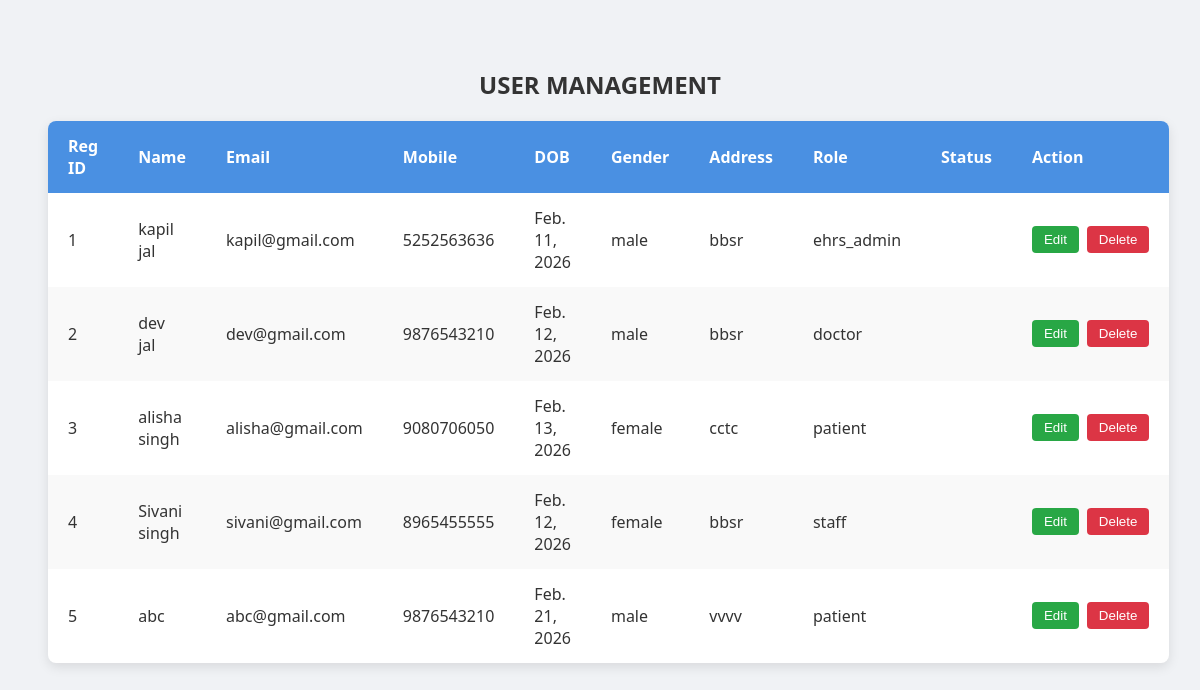
The page /ehrs_admin/viewdata/ on the database its author committed.
### REGISTER/models.py (models this page shows, shortened)
class Register_Master(models.Model):
    Reg_id=models.AutoField(primary_key=True)
    Name=models.CharField(max_length=30)
    Email=models.CharField(max_length=30,unique=True)
    Mobile=models.CharField(max_length=30)
    Password=models.CharField(max_length=40)
    Dob=models.DateField()
    Gender=models.CharField(max_length=10)
    Address=models.CharField(max_length=100)
    Role_name=models.CharField(max_length=30)
    created_at = models.DateTimeField(default=timezone.now)

### EHRS_admin/views.py (the view, shortened to what this page needs)
# urls.py: path('viewdata/',views.viewdata,name="viewdata"),
def viewdata(request):
    ob=Register_Master.objects.all()
    return render(request,"viewdata.html",{'data':ob})

### EHRS_admin/templates/viewdata.html (shortened to what this page needs)
<!DOCTYPE html>
<html lang="en">
<head>
</head>
<body>
    <h2 style="text-align:center; color:#333; margin-bottom: 20px;">USER MANAGEMENT</h2>
    <table>
        <thead>
            <tr>
                <th>Reg ID</th>
                <th>Name</th>
                <th>Email</th>
                <th>Mobile</th>
                <th>DOB</th>
                <th>Gender</th>
                <th>Address</th>
                <th>Role</th>
                <th>Status</th>
                <th>Action</th>
            </tr>
        </thead>
        <tbody>
            {% for user in data %}
            <form method="post">
                <tr>
                    <td>{{ user.Reg_id }}</td>
                    <td>{{ user.Name }}</td>
                    <td>{{ user.Email }}</td>
                    <td>{{ user.Mobile }}</td>
                    <td>{{ user.Dob }}</td>
                    <td>{{ user.Gender }}</td>
                    <td>{{ user.Address }}</td>
                    <td>{{ user.Role_name }}</td>
                    <td>{{ user.Status }}</td>
                    <td>
                        <div class="action-buttons">
                            <input type="submit" value="Edit" name="btn">
                            <input type="submit" value="Delete" name="btn">
                        </div>
                    </td>
                </tr>
            </form>
            {% endfor %}
        </tbody>
    </table>
</body>
</html>

### EHRS_admin/templates/viewdata.html (style rules this page uses)
body { font-family: 'Segoe UI', Tahoma, Geneva, Verdana, sans-serif; background-color: #f0f2f5; padding: 40px; }
table { width: 100%; border-collapse: collapse; background: #fff; box-shadow: 0 4px 12px rgba(0, 0, 0, 0.1); border-radius: 8px; overflow: hidden; }
th, td { padding: 14px 20px; text-align: left; }
th { background-color: #4a90e2; color: #fff; font-weight: 600; }
tr:nth-child(even) { background-color: #f9f9f9; }
td { color: #333; }
.action-buttons { display: flex; gap: 8px; }
.action-buttons input[type="submit"] { padding: 6px 12px; border: none; border-radius: 4px; font-weight: 500; cursor: pointer; transition: background-color 0.2s ease-in-out; }
.action-buttons input[type="submit"]:first-child { background-color: #28a745; color: white; }
.action-buttons input[type="submit"]:last-child { background-color: #dc3545; color: white; }

### rows shown on the page
Register_Master: Reg_id "1", Name "kapil jal", Email "kapil@gmail.com", Mobile "5252563636", Dob "Feb. 11, 2026", Gender "male", Address "bbsr", Role_name "ehrs_admin"
Register_Master: Reg_id "2", Name "dev jal", Email "dev@gmail.com", Mobile "9876543210", Dob "Feb. 12, 2026", Gender "male", Address "bbsr", Role_name "doctor"
Register_Master: Reg_id "3", Name "alisha singh", Email "alisha@gmail.com", Mobile "9080706050", Dob "Feb. 13, 2026", Gender "female", Address "cctc", Role_name "patient"
Register_Master: Reg_id "4", Name "Sivani singh", Email "sivani@gmail.com", Mobile "8965455555", Dob "Feb. 12, 2026", Gender "female", Address "bbsr", Role_name "staff"
Register_Master: Reg_id "5", Name "abc", Email "abc@gmail.com", Mobile "9876543210", Dob "Feb. 21, 2026", Gender "male", Address "vvvv", Role_name "patient"
